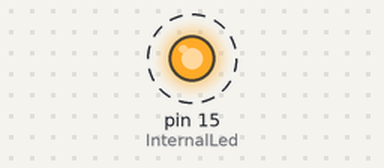
Bench run of a program on a simulated MicroPython board. On the bench: output pins drawn as LEDs (lit = HIGH). Dashed ring = blinking.

Above: at 0.6 s.
Timing chart, 0 to 5.5 s (numbered marks = the images above):
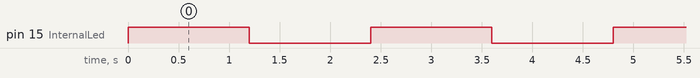

The program:

wio_terminal_LED.py
```python
# MicroPython / Seeed Wio Terminal / SAMD51
# Wio-Terminal-LED.py - blink the internal blue LED
# scruss, 2022-10
# -*- coding: utf-8 -*-

from machine import Pin
from time import sleep_ms

InternalLed=Pin(15)
led = Pin(InternalLed, Pin.OUT)  # or Pin(15) or Pin("PA15")

try:
    while True:
        led.value(not led.value())
        sleep_ms(1200)
except:
    led.value(0)  # turn it off if user quits
    exit()
```

Measured:
- by itself, pin 15 (InternalLed): alternates HIGH for 1.2 s and LOW for 1.2 s
